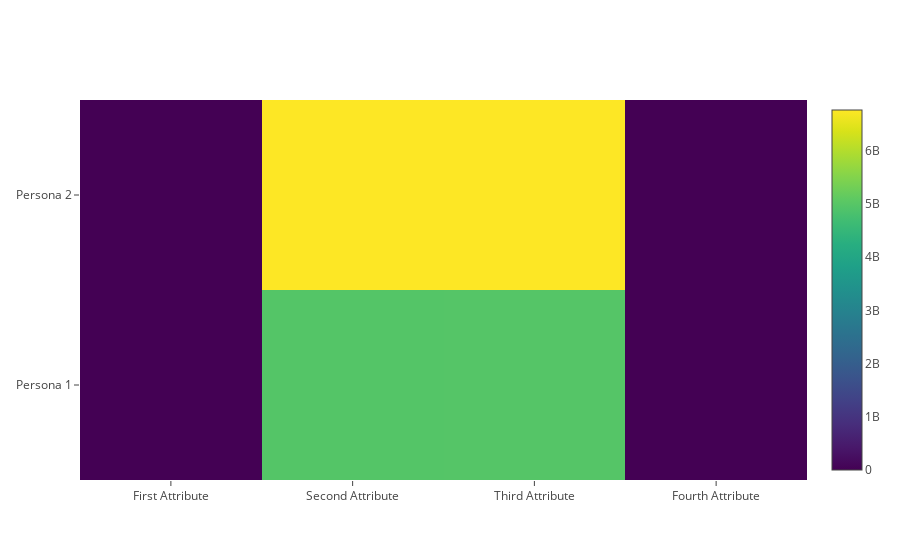

Notebook code cell kept with this figure:
### Code cell
data = [go.Heatmap( z=sumsNMF.values.tolist(), 
                   y=['Persona 1', 'Persona 2'],
                   x=['First Attribute', 'Second Attribute', 'Third Attribute'
                     ,'Fourth Attribute'],
                   colorscale='Viridis')]
plotly.offline.iplot(data, filename='pandas-heatmap')
py.iplot(data, filename = 'pandas-heatmap')

### Figure 1 — Plotly figure (JSON) as saved in the notebook; plotly's stock layout.template omitted (floating-point values rounded to 4 significant figures)
{"data": [{"colorscale": "Viridis", "type": "heatmap", "uid": "37a160da-f4f4-464e-9136-1e2a7f299240", "x": ["First Attribute", "Second Attribute", "Third Attribute", "Fourth Attribute"], "y": ["Persona 1", "Persona 2"], "z": [[5423.0, 4961000000.0, 4963000000.0, 0.06809], [4405.0, 6762000000.0, 6763000000.0, 0.07556]]}], "layout": {}}
